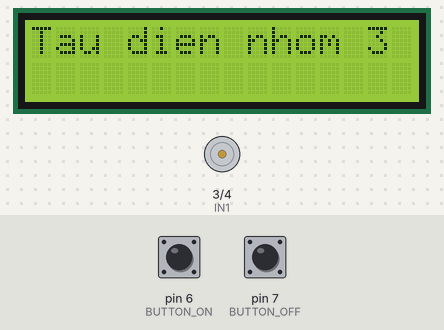
Bench run of a sketch on a simulated Arduino Uno, built with avr-gcc and run on an emulated ATmega328P. Parts: 16×2 character LCD, motor-driver pin pairs drawn as motors (green arrow = first pin HIGH = forward, orange = second pin HIGH = backward, longer = more drive, scaled by the enable pin). Inputs (shaded band) come from the test bench; at power-on: pin 6 (BUTTON_ON) LOW, pin 7 (BUTTON_OFF) LOW.

Above: at 1.2 s.
1.3 s: pin 6 (BUTTON_ON) pulled HIGH for 0.15 s
At 2.1 s:
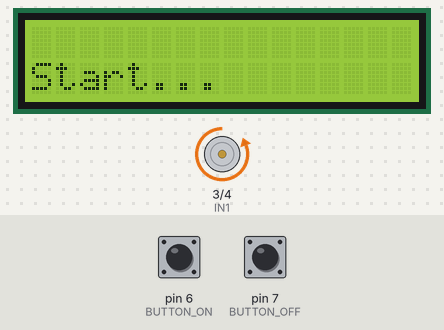
At 8.7 s:
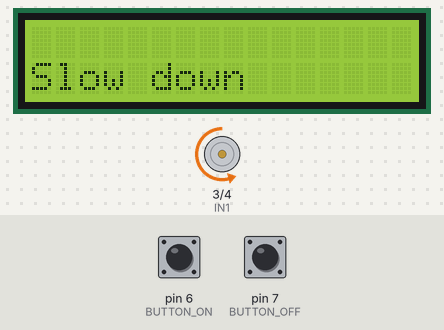
Timing chart, 0 to 16.8 s (numbered marks = the images above; inputs shaded):
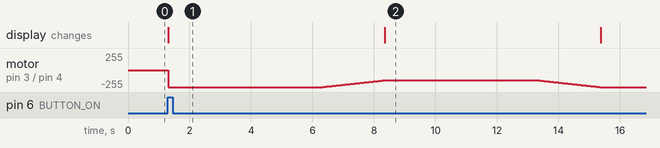

Measured:
- after the input at 1.3 s, the display: changes at once (image 1)

The sketch:

Speed_Control_Code.ino
```cpp
#include <LiquidCrystal_I2C.h>
#include <Wire.h>
int ENA = 5;
int IN1 = 3;
int IN2 = 4;
const int BUTTON_ON = 6;
const int BUTTON_OFF = 7;
LiquidCrystal_I2C lcd(0x27,16,2);


void setup() {
  lcd.init();
  lcd.backlight();
  lcd.print("Tau dien nhom 3");
  pinMode(ENA, OUTPUT);
  pinMode(IN1, OUTPUT);
  pinMode(IN2, OUTPUT);
  pinMode(BUTTON_ON, INPUT);
  pinMode(BUTTON_OFF, INPUT);
  // pinMode(BUTTON_UP, INPUT);
  // pinMode(BUTTON_DOWN, INPUT);
  digitalWrite(IN1, LOW);
  digitalWrite(IN2, LOW);
  //Khởi động chức năng serial
}

void loop() {
  //analogWrite(ENA, 100);
  int Push_button_on_state = digitalRead(BUTTON_ON);
  int Push_button_off_state = digitalRead(BUTTON_OFF);

  if (Push_button_on_state == HIGH) {
    //Khởi động động hệ thống


    digitalWrite(IN1, LOW);
    digitalWrite(IN2, HIGH);
    lcd.clear();
    lcd.setCursor(0, 1);
    lcd.print("Start...");
    //Đặt tốc độ cho tàu, đi từ trạm đầu tới cuối hết 5s
    analogWrite(ENA, 255);
    delay(5000);

    //Sau đó giảm tốc độ, đón trả khách trong 5s
    slowDown();
    lcd.clear();
    lcd.setCursor(0, 1);
    lcd.print("Slow down");
    delay(5000);

    // Đón trả khách xong lại tăng tốc và tiếp tục đi
    speedUp();
    lcd.clear();
    lcd.setCursor(0, 1);
    lcd.print("Speed up...");
    delay(5000);
    lcd.clear();
    lcd.setCursor(0, 1);
    lcd.print("Running");
    //lcd.print("ON...");
    //delay(2000);
    //lcd.clear();
    //lcd.print("ON");
  }

  if (Push_button_off_state == HIGH) {
    digitalWrite(IN1, LOW);
    digitalWrite(IN2, LOW);
    //lcd.print("OFF...");
    //delay(2000);
    //lcd.clear();
    //lcd.print("OFF");
  }
}

void speedUp() {
  for (int i = 155; i  <= 255; i++) {
    analogWrite(ENA, i);
    delay(20);
  }
}

void slowDown() {
  for (int i = 255; i >= 155; i--) {
    analogWrite(ENA, i);
    delay(20);
  }
}
```
